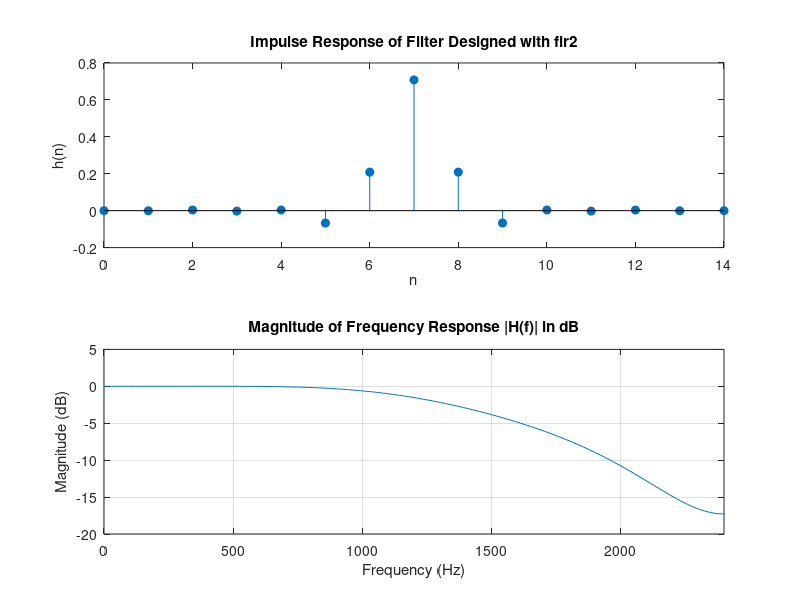

Write MATLAB code to recreate this figure.
% Filter specifications
N = 15;            % Filter length (number of taps)
fs = 4800;       % Sampling frequency in Hz
fp = 1000;        % Passband frequency in Hz
f_nyquist = fs / 2;  % Nyquist frequency

% Normalize the frequencies to the Nyquist frequency
normalized_freq = [0, fp / f_nyquist, 1];  % 0 to normalized cutoff, then 1
magnitude = [1, 1, 0];  % Desired magnitude response (1 in passband, 0 in stopband)

% Use fir2 to design the filter
h_fir2 = fir2(N - 1, normalized_freq, magnitude);

% Display the filter coefficients
disp('Filter Coefficients using fir2:');
disp(h_fir2);

% Plot the impulse response
figure;
subplot(2, 1, 1);
stem(0:N-1, h_fir2, 'filled');
title('Impulse Response of Filter Designed with fir2');
xlabel('n');
ylabel('h(n)');

% Calculate and plot the frequency response in dB
H_freq = fft(h_fir2, 512);         % Use a high number of points for smooth frequency plot
f = (0:511) * fs / 512;            % Frequency vector for plotting
magnitude_dB = 20 * log10(abs(H_freq));  % Convert magnitude to dB

subplot(2, 1, 2);
plot(f, magnitude_dB);
title('Magnitude of Frequency Response |H(f)| in dB');
xlabel('Frequency (Hz)');
ylabel('Magnitude (dB)');
xlim([0 fs/2]);                    % Limit the x-axis to the Nyquist frequency
grid on;
